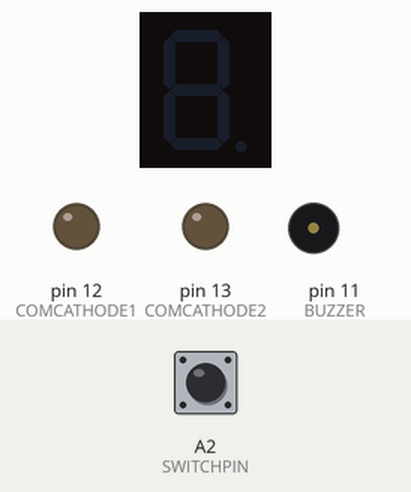
Recording of a program running on a simulated Arduino Uno, built with avr-gcc and run on an emulated ATmega328P. Parts: 1-digit seven-segment display, output pins drawn as LEDs (lit = HIGH), buzzer (waves = sounding, pin HIGH). Wiring (inferred from the names in the program): 1-digit 7-segment display, segments lit when HIGH: segments pin 4, pin 6, pin 2, pin 3, pin 5, pin 8, pin 7. The test bench sets the inputs (shaded band); at power-on: A2 (SWITCHPIN) LOW. The segment pins are drawn as the display they are named for; pins used as bus, display or sensor lines are not drawn.

Above: at 1.2 s.
1.3 s: A2 (SWITCHPIN) pulled HIGH for 0.15 s
At 2.5 s:
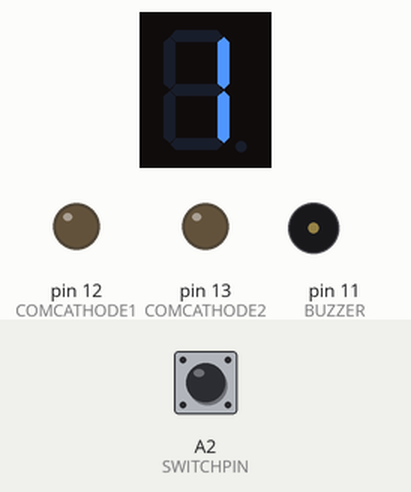
2.9 s: A2 (SWITCHPIN) pulled HIGH for 1 s
At 3.8 s:
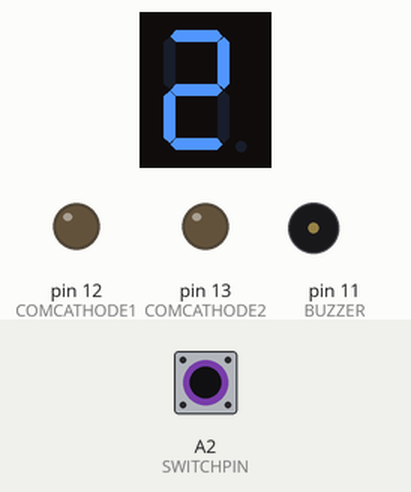
5.4 s: A2 (SWITCHPIN) pulled HIGH for 0.15 s
At 5.7 s:
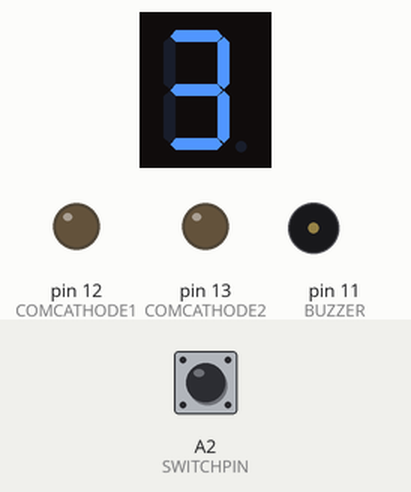
7.0 s: A2 (SWITCHPIN) pulled HIGH for 3.2 s
At 8.2 s:
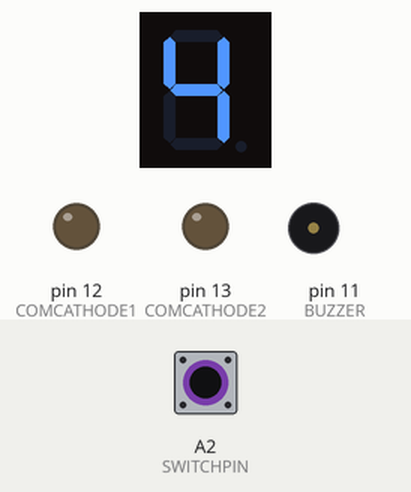
11.7 s: A2 (SWITCHPIN) pulled HIGH for 0.15 s
At 12.9 s:
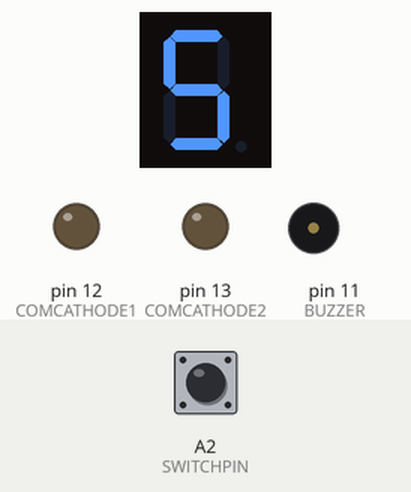
13.3 s: A2 (SWITCHPIN) pulled HIGH for 1 s
At 14.2 s:
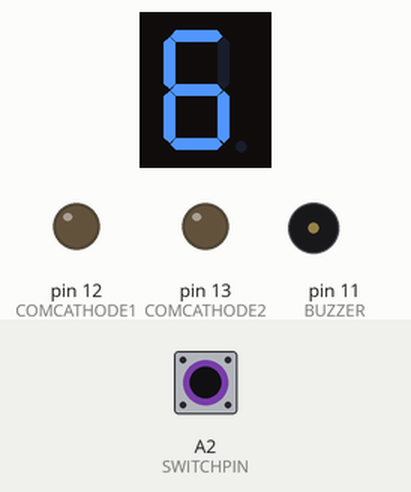
Timing chart, 0 to 16.3 s (numbered marks = the images above; inputs shaded):
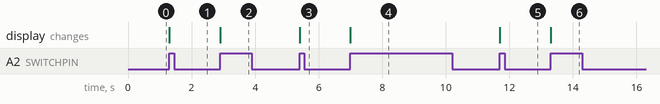

The program:

main.cpp
```cpp
#include <Arduino.h>

// pin definitions
#define COMCATHODE1 12 // common cathode 1
#define COMCATHODE2 13 // common cathode 2
#define SWITCHPIN A2
#define SWITCHPIN2 A3
#define BUZZER 11
// push button

#define NUMSEGMENTS 7 // Nr of segments of Seven Segment Display (SSD)
#define NUMSIGNS 16   // Nr of Signs to be displayed (0..4)

boolean swPressed = false;  // flag if switch was pressed
boolean swPressed2 = false; // flag if switch was pressed
// function declaration for setting segments of SSD for a specific sign
void setSegments(int signcount);

// pins connected to segments a-g (anodes) in this sequence (see myShield Schematic)
int SegmentPins[] = {4, 6, 2, 3, 5, 8, 7};

// Character Counter, start with Zero
int charcount = 0;

// definition of characters for displaying
byte digits[NUMSIGNS][NUMSEGMENTS] = {
    // a  b  c  d  e  f  g
    {1, 1, 1, 1, 1, 1, 0}, // 0
    {0, 1, 1, 0, 0, 0, 0}, // 1
    {1, 1, 0, 1, 1, 0, 1}, // 2
    {1, 1, 1, 1, 0, 0, 1}, // 3
    {0, 1, 1, 0, 0, 1, 1}, // 4
    {1, 0, 1, 1, 0, 1, 1}, // 5
    {1, 0, 1, 1, 1, 1, 1}, // 6
    {1, 1, 1, 0, 0, 0, 0}, // 7
    {1, 1, 1, 1, 1, 1, 1}, // 8
    {1, 1, 1, 1, 0, 1, 1}, // 9
    {1, 1, 1, 0, 1, 1, 1}, // A
    {0, 0, 1, 1, 1, 1, 1}, // b
    {1, 0, 0, 1, 1, 1, 0}, // C
    {0, 1, 1, 1, 1, 0, 1}, // d
    {1, 0, 0, 1, 1, 1, 1}, // E
    {1, 0, 0, 0, 1, 1, 1}  // F
};
void setup()
{
  // set both common cathodes as output
  pinMode(COMCATHODE1, OUTPUT);
  pinMode(COMCATHODE2, OUTPUT);
  pinMode(BUZZER, OUTPUT);
  pinMode(SWITCHPIN, INPUT);
  // set both common cathodes to LOW
  digitalWrite(COMCATHODE1, LOW);
  digitalWrite(COMCATHODE2, LOW);
  digitalWrite(BUZZER, LOW);

  // all used pins for anodes as output
  for (int i = 0; i < NUMSEGMENTS; i++)
  {
    pinMode(SegmentPins[i], OUTPUT);
  }
}

// endless loop
void loop()
{
  if (charcount > 15)
  {
    charcount = 0;
  }

  if (digitalRead(SWITCHPIN) == HIGH && !swPressed)
  {
    swPressed = true;
    charcount++;
    setSegments(charcount);
    delay(50);
  }
  if (digitalRead(SWITCHPIN) == LOW && swPressed)
  {
    swPressed = false;
  }
}

// Function sets the segments for specific number called signcount
void setSegments(int signcount)
{
  for (int i = 0; i < NUMSEGMENTS; i++)
  {
    digitalWrite(SegmentPins[i], digits[signcount][i]);
  }
}
```

Measured:
- after the input at 1.3 s, the display: changes at once (image 1)
- after the input at 2.9 s, the display: changes at once (image 2)
- after the input at 5.4 s, the display: changes at once (image 3)
- after the input at 7.0 s, the display: changes at once (image 4)
- after the input at 11.7 s, the display: changes at once (image 5)
- after the input at 13.3 s, the display: changes at once (image 6)
